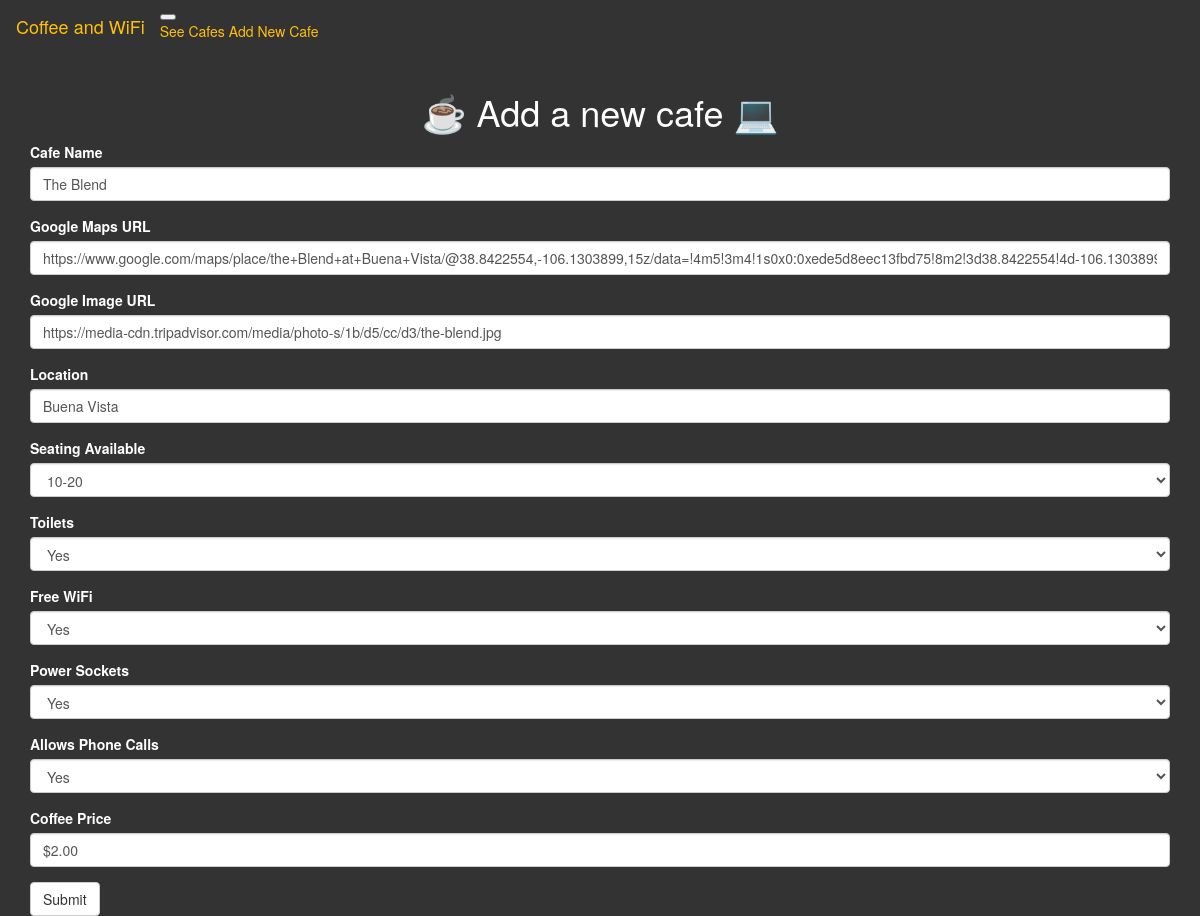
Page /update/23 on the committed database.
### main.py (models this page shows)
class Cafe(db.Model):
    id = db.Column(db.Integer, primary_key=True)
    name = db.Column(db.String(250), unique=False, nullable=False)
    map_url = db.Column(db.String(500), nullable=False)
    img_url = db.Column(db.String(500), nullable=False)
    location = db.Column(db.String(250), nullable=False)
    seats = db.Column(db.String(250), nullable=False)
    has_toilet = db.Column(db.Boolean, nullable=False)
    has_wifi = db.Column(db.Boolean, nullable=False)
    has_sockets = db.Column(db.Boolean, nullable=False)
    can_take_calls = db.Column(db.Boolean, nullable=False)
    coffee_price = db.Column(db.String(250), nullable=True)

### main.py (the view, shortened to what this page needs)
@app.route('/update/<cafe_id>', methods=['POST', 'GET'])
def update_cafe(cafe_id):
    cafe = Cafe.query.get(cafe_id)
    update_form = AddCafeForm(
        name=cafe.name,
        map_url=cafe.map_url,
        img_url=cafe.img_url,
        location=cafe.location,
        seats=cafe.seats,
        has_toilet=cafe.has_toilet,
        has_wifi=cafe.has_wifi,
        has_sockets=cafe.has_sockets,
        can_take_calls=cafe.can_take_calls,
        coffee_price=cafe.coffee_price
        )
    return render_template('add.html', form=update_form, is_update=True)

### main.py
class AddCafeForm(FlaskForm):
    name = StringField('Cafe Name', validators=[DataRequired()])
    map_url = StringField('Google Maps URL', validators=[DataRequired(), URL()])
    img_url = StringField('Google Image URL', validators=[DataRequired()])
    location = StringField('Location', validators=[DataRequired()])
    seats = SelectField(u'Seating Available', choices=['0-10', '10-20', '20-30', '30-40', '40-50', '50+'],
                        validators=[InputRequired()])
    has_toilet = SelectField(u'Toilets', choices=['Yes', 'No'],
                             validators=[InputRequired()])
    has_wifi = SelectField(u'Free WiFi', choices=['Yes', 'No'],
                           validators=[InputRequired()])
    has_sockets = SelectField(u'Power Sockets', choices=['Yes', 'No'], validators=[InputRequired()])
    can_take_calls = SelectField(u'Allows Phone Calls', choices=['Yes', 'No'], validators=[InputRequired()])
    coffee_price = StringField(u'Coffee Price', validators=[DataRequired()])
    submit = SubmitField('Submit')

### templates/add.html (shortened to what this page needs)
{% extends 'bootstrap/base.html' %}
{% import "bootstrap/wtf.html" as wtf %}
{% block styles %}
{{ super() }}
<link rel="stylesheet" href="{{ url_for('static', filename='css/styles.css') }}">
{% endblock %}
{% block content %}
{% include 'header.html' %}
<div class="container">
  {% if is_edit %}
    <h1 class="display-4 text-center">☕  Update Cafe 💻</h1>
  {% else %}
    <h1 class="display-4 text-center">☕  Add a new cafe 💻</h1>
  {% endif %}
  {{ wtf.quick_form(form, method="POST", novalidate=True) }}
</div>
{% endblock %}

### templates/header.html (shortened to what this page needs)
<nav class="navbar navbar-expand-lg navbar-light bg-light">
  <a class="navbar-brand" href="{{ url_for('home') }}">Coffee and WiFi</a>
  <button class="navbar-toggler" type="button" data-toggle="collapse" data-target="#navbarNavAltMarkup" aria-controls="navbarNavAltMarkup" aria-expanded="false" aria-label="Toggle navigation">
  </button>
  <div class="collapse navbar-collapse" id="navbarNavAltMarkup">
    <div class="navbar-nav ms-auto">
      <a class="nav-item nav-link ms-auto" href="{{ url_for('show_cafes') }}">See Cafes</a>
      <a class="nav-item nav-link ms-auto" href="{{ url_for('add_cafe') }}">Add New Cafe</a>
    </div>
  </div>
</nav>

### static/css/styles.css (style rules this page uses)
body { background-color: #333; color: white; }
a { color: #ffc107; }

### rows in the picture
Cafe: name "The Blend", map_url "https://www.google.com/maps/place/the+Blend+at+Buena+Vista/@38.8422554,-106.1303899,15z/data=!4m5!3m4!1s0x0:0xede5d8eec13fbd75!8m2!3d38.8422554!4d-106.1303899", img_url "https://media-cdn.tripadvisor.com/media/photo-s/1b/d5/cc/d3/the-blend.jpg", location "Buena Vista", seats "10-20", has_toilet "Yes", has_wifi "Yes", has_sockets "Yes", can_take_calls "Yes", coffee_price "$2.00"
